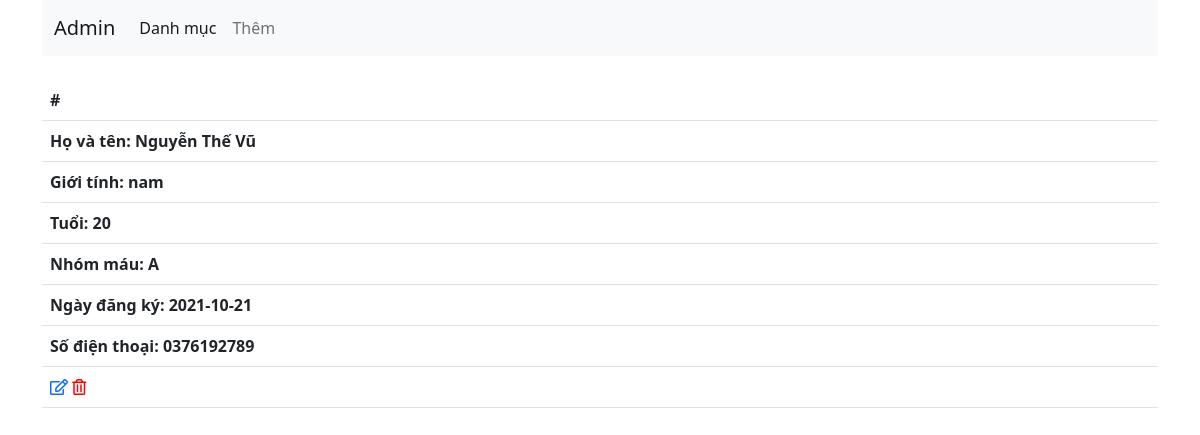
The app's page /chitiet.php?id=1 with its own data.
### tables this page shows
CREATE TABLE `blood_donor` (
  `db_id` int(11) NOT NULL,
  `bd_name` varchar(100) DEFAULT NULL,
  `bd_sex` varchar(20) DEFAULT NULL,
  `db_age` int(11) DEFAULT NULL,
  `bd_group` char(10) DEFAULT NULL,
  `bd_reg_date` date DEFAULT NULL,
  `bd_phno` varchar(20) DEFAULT NULL
);

### src/chitiet.php (the view, shortened to what this page needs)
<?php
require('./db/config.php');
?>
<!doctype html>
<html lang="en">
<head>
    <link rel="stylesheet" href="https://pro.fontawesome.com/releases/v5.10.0/css/all.css" />
    <link rel="stylesheet" href="https://cdn.jsdelivr.net/npm/bootstrap@5.0.2/dist/css/bootstrap.min.css">
</head>
<body>
    <div class="container">
        <nav class="navbar navbar-expand-lg navbar-light bg-light">
            <div class="container-fluid">
                <a class="navbar-brand" href="#">Admin</a>
                <div class="collapse navbar-collapse" id="navbarNav">
                    <ul class="navbar-nav">
                        <li class="nav-item">
                            <a class="nav-link active" aria-current="page" href="./index.php">Danh mục</a>
                        </li>
                        <li class="nav-item">
                            <a class="nav-link" href="./them.php">Thêm</a>
                        </li>
                    </ul>
                </div>
            </div>
        </nav>
        <div class="mt-4">
            <table class="table">
                <thead>
                    <?php
                        $id = $_GET['id'];
                        $select = "SELECT * FROM blood_donor where db_id = $id";
                        $result = mysqli_query($conn, $select);
                        while($row = mysqli_fetch_assoc($result)) {
                        ?>
                        <tr>
                        <th scope="col">#</th>
                        </tr>
                        <tr>
                       <th scope="col"> Họ và tên: <?php echo $row['bd_name']; ?></th>
                        </tr>
                        <tr>
                        <th scope="col">Giới tính: <?php echo $row['bd_sex']; ?></th>
                        </tr>
                        <tr>
                        <th scope="col">Tuổi: <?php echo $row['db_age']; ?></th>
                        </tr>
                        <tr>
                        <th scope="col">Nhóm máu: <?php echo $row['bd_group']; ?></th>
                        </tr>
                        <tr>
                        <th scope="col">Ngày đăng ký: <?php echo $row['bd_reg_date']; ?></th>
                        </tr>
                        <tr>
                        <th scope="col">Số điện thoại: <?php echo $row['bd_phno']; ?></th>
                        </tr>
                        <tr>
                            <th scope="col">
                                <a href="./sua.php?id=<?php echo $id; ?>"><i class="far fa-edit"></i></a>
                                <a href="./delete.php?id=<?php echo $id; ?>"><i class="far fa-trash-alt" style="color: red;"></i></a>
                            </th>
                        </tr>
                    <?php } ?>
                </thead>
            </table>
        </div>
    </div>
</body>
</html>

### records on screen
blood_donor: bd_name "Nguyễn Thế Vũ", bd_sex "nam", db_age "20", bd_group "A", bd_reg_date "2021-10-21", bd_phno "0376192789"
